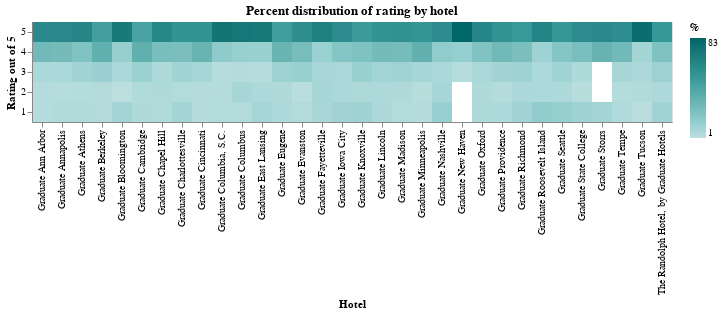

The cell this chart's notebook holds for it:
### Code cell
alt.Chart(ratingDist[['hotel', 'ratingInt', 'per']]).mark_rect().encode(
    x=alt.X('hotel:N', title='Hotel'),
    y=alt.Y('ratingInt:O', sort='-y', title='Rating out of 5'),
    color=alt.Color('per:Q', scale=alt.Scale(scheme="teals"), title='%')
).properties(
    title='Percent distribution of rating by hotel'
)

### Figure 1 — Vega-Lite specification as saved in the notebook (floating-point values rounded to 4 significant figures; data arrays with more than 128 entries replaced by an {"elided": "..."} marker saying what was removed)
{"config": {"view": {"continuousWidth": 400, "continuousHeight": 300}}, "data": {"name": "data-32b3c38d5f4bbc7b7ccc8147c60f7d36"}, "mark": "rect", "encoding": {"color": {"field": "per", "scale": {"scheme": "teals"}, "title": "%", "type": "quantitative"}, "x": {"field": "hotel", "title": "Hotel", "type": "nominal"}, "y": {"field": "ratingInt", "sort": "-y", "title": "Rating out of 5", "type": "ordinal"}}, "title": "Percent distribution of rating by hotel", "$schema": "https://vega.github.io/schema/vega-lite/v4.17.0.json", "datasets": {"data-32b3c38d5f4bbc7b7ccc8147c60f7d36": {"elided": "156 records"}}}
